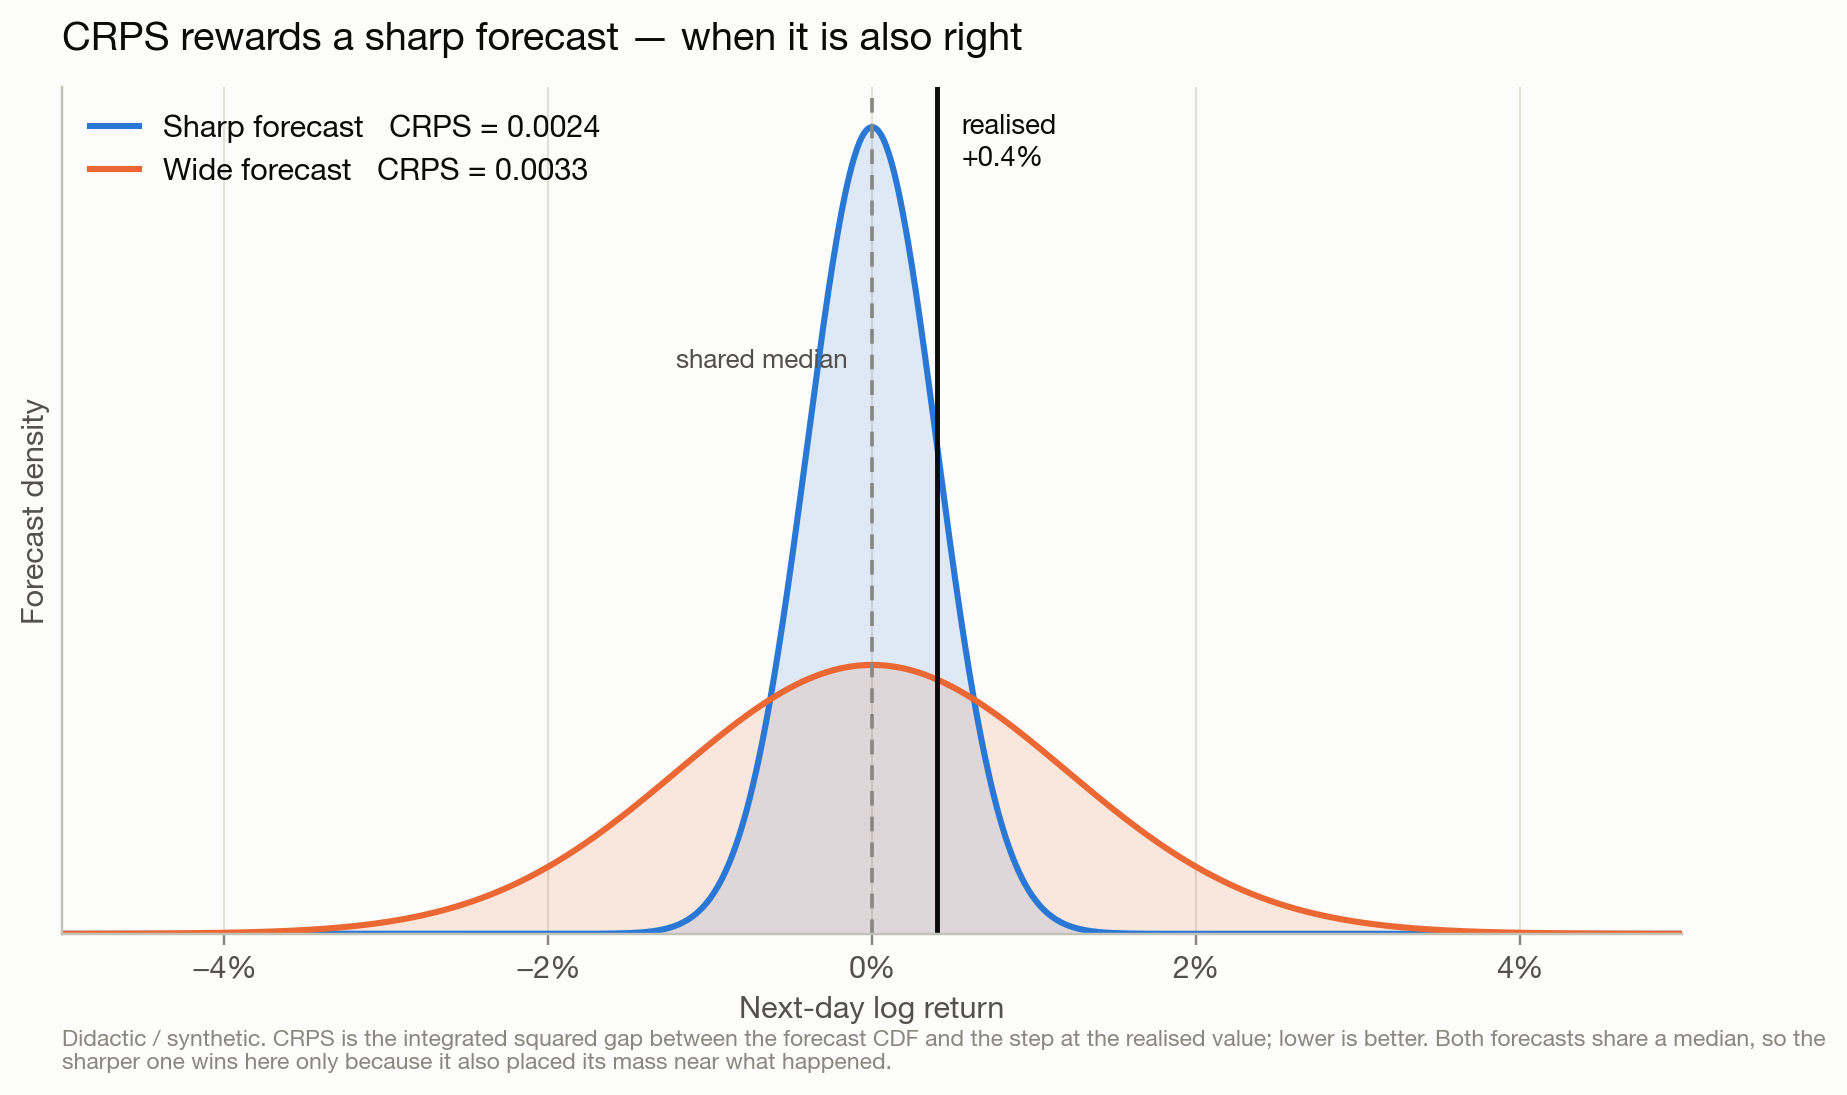

This chart was generated by the following Python code:
"""fig2: CRPS in one intuitive pass -- sharp vs wide, same median.

Didactic (synthetic) figure at daily log-return scale. Two forecast
distributions share a median but differ in width; both face the same realised
value. CRPS (lower = better) is computed analytically for each Gaussian with
``properscoring.crps_gaussian`` and printed on the panel, showing that CRPS
rewards a sharp forecast when it is also right.

Run: ``python blog/part-1/assets/fig2_crps_didactic.py``
"""

from __future__ import annotations

import _blogdata as bd
import matplotlib.pyplot as plt
import numpy as np
import properscoring as ps


# Didactic parameters, chosen at daily log-return scale.
MEDIAN = 0.000  # both forecasts share this median (0% expected daily move)
REALIZED = 0.004  # the day actually returned +0.4%, near the shared median
SD_SHARP = 0.004
SD_WIDE = 0.012


def main() -> None:
    bd.apply_style()

    crps_sharp = float(ps.crps_gaussian(REALIZED, MEDIAN, SD_SHARP))
    crps_wide = float(ps.crps_gaussian(REALIZED, MEDIAN, SD_WIDE))

    x = np.linspace(-0.05, 0.05, 1200)

    def pdf(sd):
        return np.exp(-0.5 * ((x - MEDIAN) / sd) ** 2) / (sd * np.sqrt(2 * np.pi))

    fig, ax = plt.subplots(figsize=(9.5, 5.0))

    for sd, color, name, crps in (
        (SD_SHARP, bd.CAT["blue"], "Sharp forecast", crps_sharp),
        (SD_WIDE, bd.CAT["orange"], "Wide forecast", crps_wide),
    ):
        y = pdf(sd)
        ax.fill_between(x, 0, y, color=color, alpha=0.14, lw=0)
        ax.plot(x, y, color=color, lw=2.0, label=f"{name}   CRPS = {crps:.4f}")

    # Shared median and the realised value.
    ax.axvline(MEDIAN, color=bd.INK["muted"], lw=1.2, ls=(0, (4, 3)))
    ax.annotate(
        "shared median",
        xy=(MEDIAN, 0),
        xytext=(MEDIAN - 0.0015, 70),
        fontsize=8.5,
        color=bd.INK["secondary"],
        ha="right",
    )
    ax.axvline(REALIZED, color=bd.INK["primary"], lw=1.6)
    ax.annotate(
        f"realised\n{REALIZED:+.1%}",
        xy=(REALIZED, 0),
        xytext=(REALIZED + 0.0015, 95),
        fontsize=9,
        fontweight="bold",
        color=bd.INK["primary"],
        ha="left",
        linespacing=1.3,
    )

    ax.set_title(
        "CRPS rewards a sharp forecast — when it is also right",
        fontsize=13,
        fontweight="bold",
        pad=12,
        loc="left",
    )
    ax.set_xlabel("Next-day log return")
    ax.set_ylabel("Forecast density")
    ax.set_ylim(0, None)
    ax.set_yticks([])
    ax.xaxis.set_major_formatter(plt.matplotlib.ticker.PercentFormatter(xmax=1.0, decimals=0))
    ax.legend(loc="upper left", fontsize=10, handlelength=1.6)
    ax.margins(x=0)

    fig.text(
        0.125,
        -0.01,
        "Didactic / synthetic. CRPS is the integrated squared gap between the forecast CDF and the "
        "step at the realised value; lower is better. Both forecasts share a median, so the sharper "
        "one wins here only because it also placed its mass near what happened.",
        fontsize=7.5,
        color=bd.INK["muted"],
        ha="left",
        wrap=True,
    )

    out = bd.savefig(fig, "fig2_crps_didactic.png")
    print(f"wrote {out}  (sharp={crps_sharp:.5f}, wide={crps_wide:.5f})")


if __name__ == "__main__":
    main()
